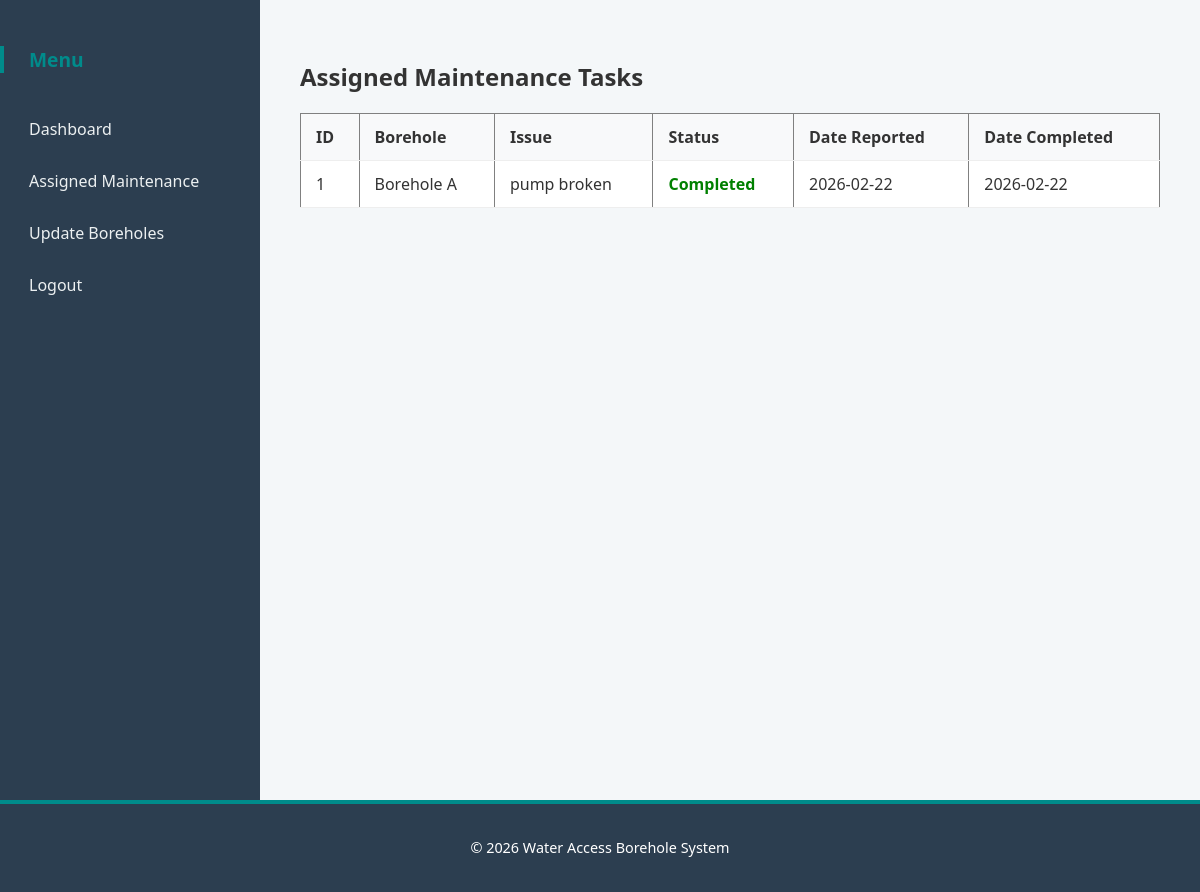
Page /technician/assigned-maintenance-tasks.php (signed in) on the committed database.
### tables this page shows
CREATE TABLE `maintenance_tasks` (
  `id` int(11) NOT NULL,
  `borehole_id` int(11) NOT NULL,
  `reported_issue` text NOT NULL,
  `assigned_to` int(11) DEFAULT NULL,
  `status` enum('Pending','In progress','Completed') NOT NULL DEFAULT 'Pending',
  `date_reported` date DEFAULT curdate(),
  `date_completed` date DEFAULT NULL
);

CREATE TABLE `boreholes` (
  `id` int(11) NOT NULL,
  `borehole_name` varchar(100) NOT NULL,
  `location` varchar(100) NOT NULL,
  `status` enum('working','faulty') DEFAULT 'working',
  `created_at` timestamp NOT NULL DEFAULT current_timestamp()
);

### technician/assigned-maintenance-tasks.php (the view, shortened to what this page needs)
<?php
include("../database.php");
$tech_id = $_SESSION['user_id'];
$stmt = $conn->prepare("
    SELECT mt.id, mt.reported_issue, mt.status, mt.date_reported, mt.date_completed,
           b.borehole_name
    FROM maintenance_tasks mt
    JOIN boreholes b ON mt.borehole_id = b.id
    WHERE mt.assigned_to = ?
    ORDER BY mt.date_reported DESC
");
$stmt->execute([$tech_id]);
$tasks = $stmt->fetchAll(PDO::FETCH_ASSOC);
?>
<?php include("../includes/header.php"); ?>
<div class="dashboard-container">
    <?php include("../includes/sidebar.php"); ?>
    <main class="dashboard">
        <h2>Assigned Maintenance Tasks</h2>
        <?php if(count($tasks) > 0): ?>
            <table border="1" cellpadding="10" style="width:100%; border-collapse: collapse;">
                <thead>
                    <tr>
                        <th>ID</th>
                        <th>Borehole</th>
                        <th>Issue</th>
                        <th>Status</th>
                        <th>Date Reported</th>
                        <th>Date Completed</th>
                    </tr>
                </thead>
                <tbody>
                    <?php foreach($tasks as $task):
                        $status = $task['status'] ?? 'Pending';
                        $color = 'black';
                        if ($status === 'Pending') $color = 'orange';
                        elseif ($status === 'In progress') $color = 'blue';
                        elseif ($status === 'Completed') $color = 'green';
                    ?>
                        <tr>
                            <td><?= $task['id']; ?></td>
                            <td><?= htmlspecialchars($task['borehole_name']); ?></td>
                            <td><?= htmlspecialchars($task['reported_issue']); ?></td>
                            <td style="color: <?= $color; ?>; font-weight:bold;"><?= htmlspecialchars($status); ?></td>
                            <td><?= $task['date_reported']; ?></td>
                            <td><?= $task['date_completed'] ?? '—'; ?></td>
                        </tr>
                    <?php endforeach; ?>
                </tbody>
            </table>
        <?php else: ?>
            <p>No assigned tasks yet.</p>
        <?php endif; ?>
    </main>
</div>
<?php include("../includes/footer.php"); ?>

### assets/css/style.css (style rules this page uses)
html, body { height: 100%; margin: 0; padding: 0; font-family: 'Segoe UI', Tahoma, Geneva, Verdana, sans-serif; background-color: #f4f7f9; color: #333; display: flex; flex-direction: column; }
main { flex: 1 0 auto; }
.dashboard-container { display: flex; flex-direction: row; min-height: 100vh; width:100% ; }
.dashboard { flex-grow: 1; padding: 40px; }
table { width: 100%; border-collapse: collapse; margin-top: 15px; background: #fff; }
table th, table td { padding: 12px 15px; border-bottom: 1px solid #eee; text-align: left; }
table th { background-color: #f8f9fa; font-weight: 600; }

### rows in the picture
maintenance_tasks: id "1", borehole.borehole_name "Borehole A", reported_issue "pump broken", status "Completed", date_reported "2026-02-22", date_completed "2026-02-22"
